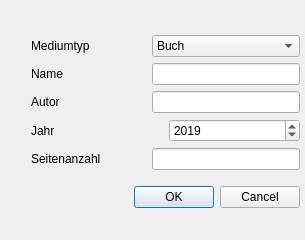
<?xml version="1.0" encoding="UTF-8"?>
<ui version="4.0">
 <class>addMedia</class>
 <widget class="QDialog" name="addMedia">
  <property name="geometry">
   <rect>
    <x>0</x>
    <y>0</y>
    <width>305</width>
    <height>240</height>
   </rect>
  </property>
  <property name="windowTitle">
   <string>Medium hinzufügen</string>
  </property>
  <widget class="QWidget" name="">
   <property name="geometry">
    <rect>
     <x>31</x>
     <y>25</y>
     <width>269</width>
     <height>195</height>
    </rect>
   </property>
   <layout class="QVBoxLayout" name="verticalLayout_2">
    <item>
     <layout class="QVBoxLayout" name="verticalLayout">
      <item>
       <layout class="QHBoxLayout" name="horizontalLayout_5">
        <item>
         <widget class="QLabel" name="label">
          <property name="minimumSize">
           <size>
            <width>115</width>
            <height>0</height>
           </size>
          </property>
          <property name="maximumSize">
           <size>
            <width>115</width>
            <height>25</height>
           </size>
          </property>
          <property name="text">
           <string>Mediumtyp</string>
          </property>
         </widget>
        </item>
        <item>
         <widget class="QComboBox" name="mediumTypeBox">
          <item>
           <property name="text">
            <string>Buch</string>
           </property>
          </item>
          <item>
           <property name="text">
            <string>CD</string>
           </property>
          </item>
         </widget>
        </item>
       </layout>
      </item>
      <item>
       <layout class="QHBoxLayout" name="horizontalLayout_4">
        <item>
         <widget class="QLabel" name="label_2">
          <property name="minimumSize">
           <size>
            <width>115</width>
            <height>0</height>
           </size>
          </property>
          <property name="text">
           <string>Name</string>
          </property>
         </widget>
        </item>
        <item>
         <widget class="QLineEdit" name="nameEdit"/>
        </item>
       </layout>
      </item>
      <item>
       <layout class="QHBoxLayout" name="horizontalLayout_3">
        <item>
         <widget class="QLabel" name="creatorLabel">
          <property name="minimumSize">
           <size>
            <width>115</width>
            <height>0</height>
           </size>
          </property>
          <property name="text">
           <string>Autor</string>
          </property>
         </widget>
        </item>
        <item>
         <widget class="QLineEdit" name="creatorEdit"/>
        </item>
       </layout>
      </item>
      <item>
       <layout class="QHBoxLayout" name="horizontalLayout_2">
        <item>
         <widget class="QLabel" name="label_3">
          <property name="minimumSize">
           <size>
            <width>115</width>
            <height>0</height>
           </size>
          </property>
          <property name="text">
           <string>Jahr</string>
          </property>
         </widget>
        </item>
        <item>
         <widget class="QDateEdit" name="yearEdit">
          <property name="displayFormat">
           <string>yyyy</string>
          </property>
          <property name="date">
           <date>
            <year>2019</year>
            <month>1</month>
            <day>1</day>
           </date>
          </property>
         </widget>
        </item>
       </layout>
      </item>
      <item>
       <layout class="QHBoxLayout" name="horizontalLayout">
        <item>
         <widget class="QLabel" name="addInformationLabel">
          <property name="minimumSize">
           <size>
            <width>115</width>
            <height>0</height>
           </size>
          </property>
          <property name="text">
           <string>Seitenanzahl</string>
          </property>
         </widget>
        </item>
        <item>
         <widget class="QLineEdit" name="additionalInfoEdit"/>
        </item>
       </layout>
      </item>
     </layout>
    </item>
    <item>
     <widget class="QDialogButtonBox" name="buttonBox">
      <property name="orientation">
       <enum>Qt::Horizontal</enum>
      </property>
      <property name="standardButtons">
       <set>QDialogButtonBox::Cancel|QDialogButtonBox::Ok</set>
      </property>
     </widget>
    </item>
   </layout>
  </widget>
 </widget>
 <resources/>
 <connections>
  <connection>
   <sender>buttonBox</sender>
   <signal>accepted()</signal>
   <receiver>addMedia</receiver>
   <slot>accept()</slot>
   <hints>
    <hint type="sourcelabel">
     <x>248</x>
     <y>254</y>
    </hint>
    <hint type="destinationlabel">
     <x>157</x>
     <y>274</y>
    </hint>
   </hints>
  </connection>
  <connection>
   <sender>buttonBox</sender>
   <signal>rejected()</signal>
   <receiver>addMedia</receiver>
   <slot>reject()</slot>
   <hints>
    <hint type="sourcelabel">
     <x>316</x>
     <y>260</y>
    </hint>
    <hint type="destinationlabel">
     <x>286</x>
     <y>274</y>
    </hint>
   </hints>
  </connection>
 </connections>
</ui>
